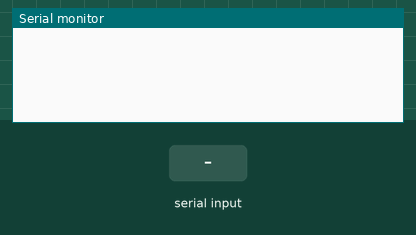
Simulated run of this sketch. Board: Arduino Mega 2560, built with avr-gcc and run on an emulated ATmega2560. Parts: the last lines printed to the serial monitor. The inputs (shaded band) are chosen by the test bench.

Above: at 1.6 s.
1.7 s: "1\n" received over the second serial link
At 2.7 s:
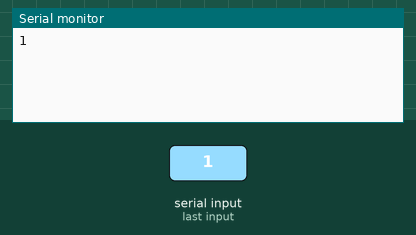
3.2 s: "0\n" received over the second serial link
At 3.8 s:
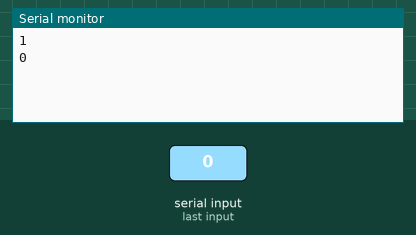
4.7 s: "2\n" received over the second serial link
At 6.1 s:
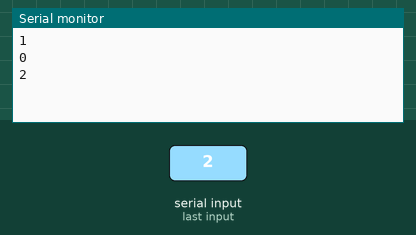

The sketch:

UARTtoModemConnected.ino
```cpp
#define MODEMSERIAL Serial1
#define MODEM_COMMAND_DELAY_MS delay(100)

unsigned long time;
unsigned long previousMillis = 0;
unsigned long currentMillis;
char myChar;
String inputString = "";
boolean stringDone = false;


void setup() {
  // put your setup code here, to run once:
    Serial.begin(9600);
    MODEMSERIAL.begin(9600);

    Serial1.print("cKG7YTV");
    MODEM_COMMAND_DELAY_MS;
    Serial1.print("sc2");
    MODEM_COMMAND_DELAY_MS;
    Serial1.print("mKG7YTV");
    MODEM_COMMAND_DELAY_MS;
    Serial1.print("ms1");
    MODEM_COMMAND_DELAY_MS;

}

void loop() {
  // put your main code here, to run repeatedly:
  currentMillis = millis();

    getMessage();

  if (stringDone)
  {
    Serial.print(inputString);
    inputString= "";
    stringDone = false;
  }

  if ((currentMillis - previousMillis) > 10000)
  {
    MODEMSERIAL.print("hi");
    Serial.print("MessageSent!");
    MODEM_COMMAND_DELAY_MS;
    MODEMSERIAL.print("#Hi!!");
    previousMillis = currentMillis;
  }

}

void getMessage() {
  while (MODEMSERIAL.available()){
    myChar = MODEMSERIAL.read();
    inputString += myChar;

    if (myChar == '\n')
    {
      stringDone = true;
    }
  }
}
```

Measured:
- after the input at 1.7 s, the serial monitor: prints a new line at once (image 1)
- after the input at 3.2 s, the serial monitor: prints a new line at once (image 2)
- after the input at 4.7 s, the serial monitor: prints a new line at once (image 3)
